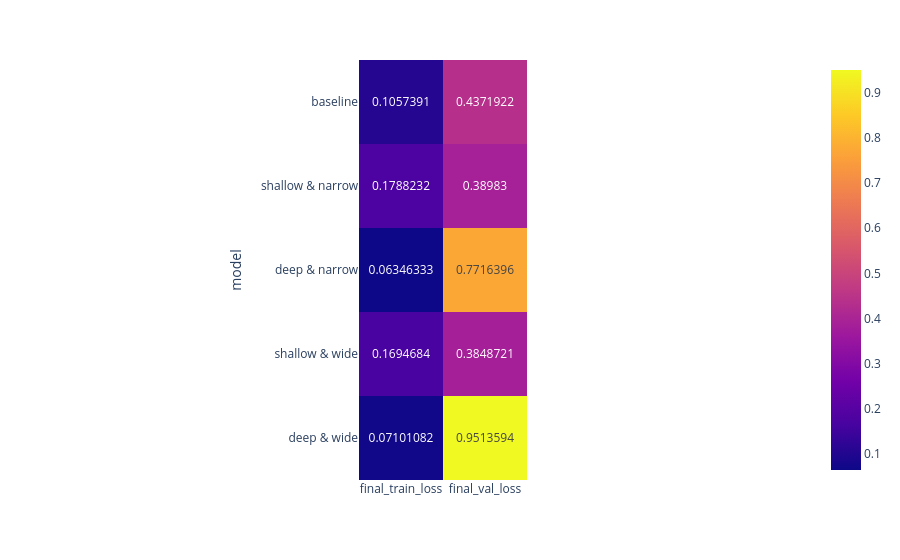

Notebook code for this chart:
### Code cell
fig = px.imshow(summary[["final_train_loss", "final_val_loss"]], text_auto=True)
fig.show()

### Figure 1 — Plotly figure (JSON) as saved in the notebook; plotly's stock layout.template omitted (floating-point values rounded to 4 significant figures)
{"data": [{"coloraxis": "coloraxis", "hovertemplate": "x: %{x}<br>model: %{y}<br>color: %{z}<extra></extra>", "name": "0", "texttemplate": "%{z}", "type": "heatmap", "x": ["final_train_loss", "final_val_loss"], "xaxis": "x", "y": ["baseline", "shallow & narrow", "deep & narrow", "shallow & wide", "deep & wide"], "yaxis": "y", "z": [[0.1057, 0.4372], [0.1788, 0.3898], [0.06346, 0.7716], [0.1695, 0.3849], [0.07101, 0.9514]]}], "layout": {"coloraxis": {"colorscale": [[0, "#0d0887"], [0.1111, "#46039f"], [0.2222, "#7201a8"], [0.3333, "#9c179e"], [0.4444, "#bd3786"], [0.5556, "#d8576b"], [0.6667, "#ed7953"], [0.7778, "#fb9f3a"], [0.8889, "#fdca26"], [1, "#f0f921"]]}, "margin": {"t": 60}, "xaxis": {"anchor": "y", "constrain": "domain", "domain": [0, 1], "scaleanchor": "y"}, "yaxis": {"anchor": "x", "autorange": "reversed", "constrain": "domain", "domain": [0, 1], "title": {"text": "model"}}}}
